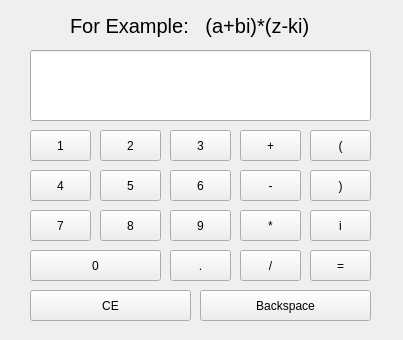
<?xml version="1.0" encoding="UTF-8"?>
<ui version="4.0">
 <class>complex_number_visual</class>
 <widget class="QDialog" name="complex_number_visual">
  <property name="geometry">
   <rect>
    <x>0</x>
    <y>0</y>
    <width>403</width>
    <height>340</height>
   </rect>
  </property>
  <property name="windowTitle">
   <string>Dialog</string>
  </property>
  <widget class="QLineEdit" name="lineEditComp_num">
   <property name="geometry">
    <rect>
     <x>30</x>
     <y>50</y>
     <width>341</width>
     <height>71</height>
    </rect>
   </property>
   <property name="font">
    <font>
     <pointsize>20</pointsize>
    </font>
   </property>
   <property name="readOnly">
    <bool>true</bool>
   </property>
  </widget>
  <widget class="QPushButton" name="pushButton_1">
   <property name="geometry">
    <rect>
     <x>30</x>
     <y>130</y>
     <width>61</width>
     <height>31</height>
    </rect>
   </property>
   <property name="text">
    <string>1</string>
   </property>
   <property name="autoDefault">
    <bool>false</bool>
   </property>
  </widget>
  <widget class="QPushButton" name="pushButton_7">
   <property name="geometry">
    <rect>
     <x>30</x>
     <y>210</y>
     <width>61</width>
     <height>31</height>
    </rect>
   </property>
   <property name="text">
    <string>7</string>
   </property>
   <property name="autoDefault">
    <bool>false</bool>
   </property>
  </widget>
  <widget class="QPushButton" name="pushButton_6">
   <property name="geometry">
    <rect>
     <x>170</x>
     <y>170</y>
     <width>61</width>
     <height>31</height>
    </rect>
   </property>
   <property name="text">
    <string>6</string>
   </property>
   <property name="autoDefault">
    <bool>false</bool>
   </property>
  </widget>
  <widget class="QPushButton" name="pushButton_5">
   <property name="geometry">
    <rect>
     <x>100</x>
     <y>170</y>
     <width>61</width>
     <height>31</height>
    </rect>
   </property>
   <property name="text">
    <string>5</string>
   </property>
   <property name="autoDefault">
    <bool>false</bool>
   </property>
  </widget>
  <widget class="QPushButton" name="pushButton_4">
   <property name="geometry">
    <rect>
     <x>30</x>
     <y>170</y>
     <width>61</width>
     <height>31</height>
    </rect>
   </property>
   <property name="text">
    <string>4</string>
   </property>
   <property name="autoDefault">
    <bool>false</bool>
   </property>
  </widget>
  <widget class="QPushButton" name="pushButton_3">
   <property name="geometry">
    <rect>
     <x>170</x>
     <y>130</y>
     <width>61</width>
     <height>31</height>
    </rect>
   </property>
   <property name="text">
    <string>3</string>
   </property>
   <property name="autoDefault">
    <bool>false</bool>
   </property>
  </widget>
  <widget class="QPushButton" name="pushButton_2">
   <property name="geometry">
    <rect>
     <x>100</x>
     <y>130</y>
     <width>61</width>
     <height>31</height>
    </rect>
   </property>
   <property name="text">
    <string>2</string>
   </property>
   <property name="autoDefault">
    <bool>false</bool>
   </property>
  </widget>
  <widget class="QPushButton" name="pushButton_9">
   <property name="geometry">
    <rect>
     <x>170</x>
     <y>210</y>
     <width>61</width>
     <height>31</height>
    </rect>
   </property>
   <property name="text">
    <string>9</string>
   </property>
   <property name="autoDefault">
    <bool>false</bool>
   </property>
  </widget>
  <widget class="QPushButton" name="pushButton_8">
   <property name="geometry">
    <rect>
     <x>100</x>
     <y>210</y>
     <width>61</width>
     <height>31</height>
    </rect>
   </property>
   <property name="text">
    <string>8</string>
   </property>
   <property name="autoDefault">
    <bool>false</bool>
   </property>
  </widget>
  <widget class="QPushButton" name="pushButton_0">
   <property name="geometry">
    <rect>
     <x>30</x>
     <y>250</y>
     <width>131</width>
     <height>31</height>
    </rect>
   </property>
   <property name="text">
    <string>0</string>
   </property>
   <property name="autoDefault">
    <bool>false</bool>
   </property>
  </widget>
  <widget class="QPushButton" name="pushButton_dat">
   <property name="geometry">
    <rect>
     <x>170</x>
     <y>250</y>
     <width>61</width>
     <height>31</height>
    </rect>
   </property>
   <property name="text">
    <string>.</string>
   </property>
   <property name="autoDefault">
    <bool>false</bool>
   </property>
  </widget>
  <widget class="QPushButton" name="pushButton_bracket_2">
   <property name="geometry">
    <rect>
     <x>310</x>
     <y>170</y>
     <width>61</width>
     <height>31</height>
    </rect>
   </property>
   <property name="text">
    <string>)</string>
   </property>
   <property name="autoDefault">
    <bool>false</bool>
   </property>
  </widget>
  <widget class="QPushButton" name="pushButton_bracket_1">
   <property name="geometry">
    <rect>
     <x>310</x>
     <y>130</y>
     <width>61</width>
     <height>31</height>
    </rect>
   </property>
   <property name="text">
    <string>(</string>
   </property>
   <property name="autoDefault">
    <bool>false</bool>
   </property>
  </widget>
  <widget class="QPushButton" name="pushButton_multiplate">
   <property name="geometry">
    <rect>
     <x>240</x>
     <y>210</y>
     <width>61</width>
     <height>31</height>
    </rect>
   </property>
   <property name="text">
    <string>*</string>
   </property>
   <property name="autoDefault">
    <bool>false</bool>
   </property>
  </widget>
  <widget class="QPushButton" name="pushButton_minus">
   <property name="geometry">
    <rect>
     <x>240</x>
     <y>170</y>
     <width>61</width>
     <height>31</height>
    </rect>
   </property>
   <property name="text">
    <string>-</string>
   </property>
   <property name="autoDefault">
    <bool>false</bool>
   </property>
  </widget>
  <widget class="QPushButton" name="pushButton_plus">
   <property name="geometry">
    <rect>
     <x>240</x>
     <y>130</y>
     <width>61</width>
     <height>31</height>
    </rect>
   </property>
   <property name="text">
    <string>+</string>
   </property>
   <property name="autoDefault">
    <bool>false</bool>
   </property>
  </widget>
  <widget class="QPushButton" name="pushButton_division">
   <property name="geometry">
    <rect>
     <x>240</x>
     <y>250</y>
     <width>61</width>
     <height>31</height>
    </rect>
   </property>
   <property name="text">
    <string>/</string>
   </property>
   <property name="autoDefault">
    <bool>false</bool>
   </property>
  </widget>
  <widget class="QLabel" name="label">
   <property name="geometry">
    <rect>
     <x>70</x>
     <y>10</y>
     <width>261</width>
     <height>31</height>
    </rect>
   </property>
   <property name="font">
    <font>
     <pointsize>15</pointsize>
    </font>
   </property>
   <property name="text">
    <string>For Example:   (a+bi)*(z-ki)</string>
   </property>
  </widget>
  <widget class="QPushButton" name="pushButton_i">
   <property name="geometry">
    <rect>
     <x>310</x>
     <y>210</y>
     <width>61</width>
     <height>31</height>
    </rect>
   </property>
   <property name="text">
    <string>i</string>
   </property>
   <property name="autoDefault">
    <bool>false</bool>
   </property>
  </widget>
  <widget class="QPushButton" name="pushButton_result">
   <property name="geometry">
    <rect>
     <x>310</x>
     <y>250</y>
     <width>61</width>
     <height>31</height>
    </rect>
   </property>
   <property name="text">
    <string>=</string>
   </property>
   <property name="autoDefault">
    <bool>false</bool>
   </property>
  </widget>
  <widget class="QPushButton" name="pushButton_CE">
   <property name="geometry">
    <rect>
     <x>30</x>
     <y>290</y>
     <width>161</width>
     <height>31</height>
    </rect>
   </property>
   <property name="text">
    <string>CE</string>
   </property>
   <property name="autoDefault">
    <bool>false</bool>
   </property>
  </widget>
  <widget class="QPushButton" name="pushButton_BackSpace">
   <property name="geometry">
    <rect>
     <x>200</x>
     <y>290</y>
     <width>171</width>
     <height>31</height>
    </rect>
   </property>
   <property name="text">
    <string>Backspace</string>
   </property>
   <property name="autoDefault">
    <bool>false</bool>
   </property>
  </widget>
 </widget>
 <resources/>
 <connections/>
</ui>
